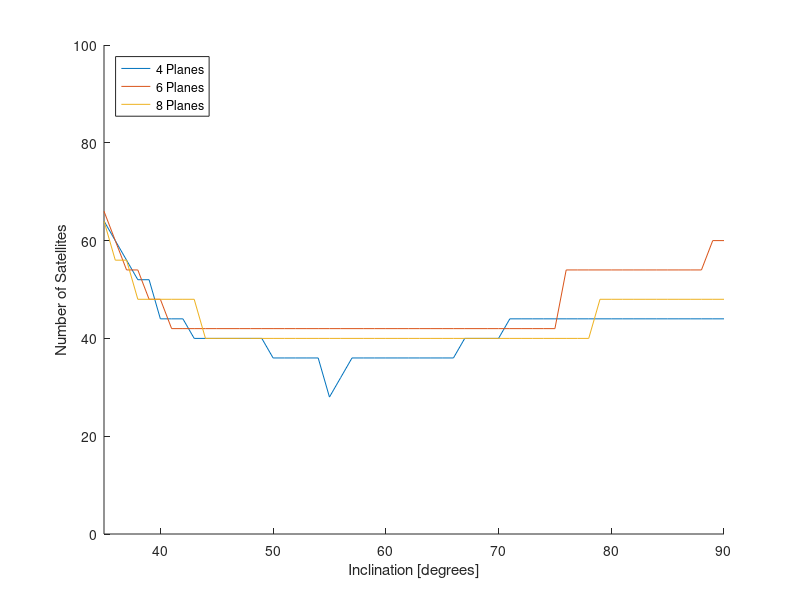
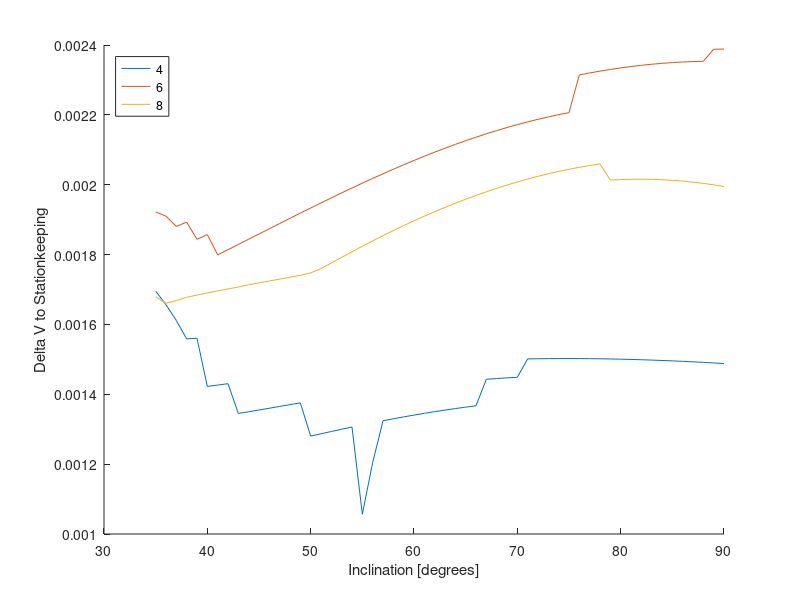

MATLAB code to generate these figures, in order:
clear ; close all ; clc ;

% results = xlsread( 'CTR_IncStudy.csv' ) ;
% save( 'CTR_is.mat' ) ;

load( 'CTR_is.mat' ) ;
aR = results( : , 1 ) ;
iR = results( : , 2 ) ;
TR = results( : , 3 ) ;
PR = results( : , 4 ) ;
eaR= results( : , 6 ) ;
COVR = results( :,7 ) ;
dvR = results( : , 10 ) ;
P = [ 3 , 4 , 6 , 8 ] ;

for ii = 1:length( P )
        index = find( PR == P(ii) ) ;
        i(:,ii) = iR( index ) ;
        T(:,ii) = TR( index ) ;
        dv(:,ii) = dvR( index ) ;
end

figure
axis( [ 35 , 90 , 0 , 100 ] )
hold on
for ii = 2:4
    plot( i(:,ii) , T(:,ii) )
end
hold off
legend( '4 Planes' , '6 Planes' , '8 Planes' , 'Location' , 'northwest' )
xlabel( 'Inclination [degrees]' )
ylabel( 'Number of Satellites' )


figure
hold on
for ii = 2:4
    plot( i(:,ii) , dv(:,ii) )
end
hold off
legend( '4' , '6' , '8'  , 'Location' , 'northwest' )
xlabel( 'Inclination [degrees]' )
ylabel( 'Delta V to Stationkeeping' )
